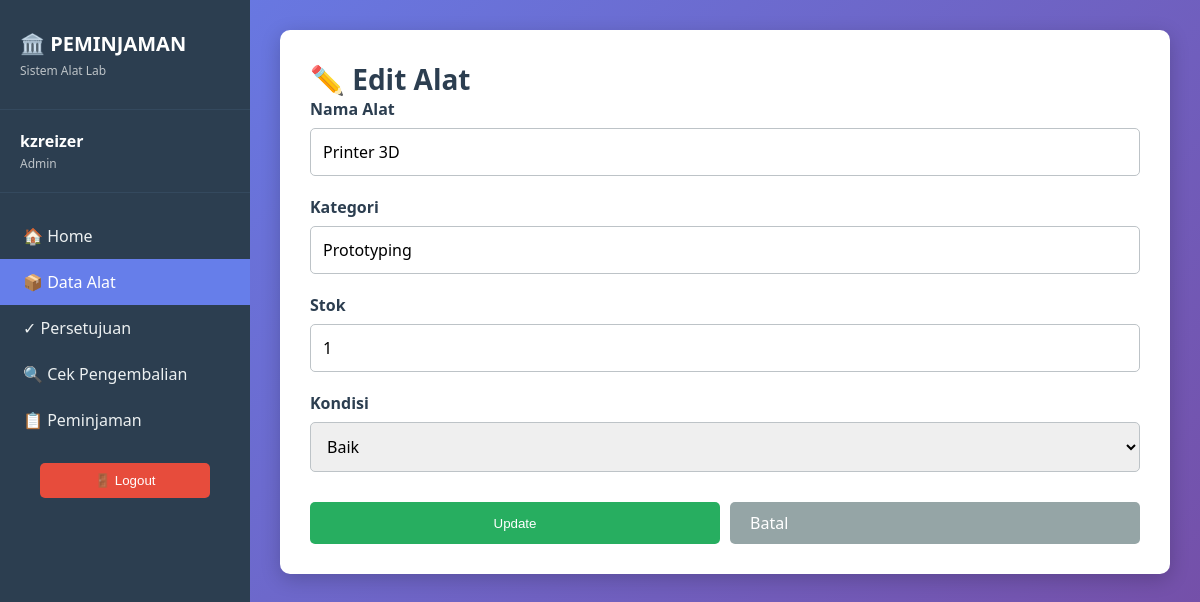
/peminjaman/index.php?page=alat&action=edit&id=2 (signed in), run on the app's committed database.
### tables this page shows
CREATE TABLE `alat` (
  `id` int NOT NULL,
  `nama` varchar(100) DEFAULT NULL,
  `kategori` varchar(50) DEFAULT NULL,
  `stok` int DEFAULT NULL,
  `kondisi` varchar(50) DEFAULT NULL
);

### peminjaman/app/controllers/AlatController.php (called while the page is built, shortened)
<?php
require_once __DIR__ . '/../models/AlatModel.php';
class AlatController {
  private $model;
  public function __construct() {
    $this->model = new AlatModel();
  }
  public function getAlat($id) {
    return $this->model->getById($id);
  }
}
?>

### peminjaman/app/models/AlatModel.php (called while the page is built, shortened)
<?php
require_once __DIR__ . '/../../config/database.php';
class AlatModel {
  private $conn;
  public function __construct() {
    global $conn;
    $this->conn = $conn;
  }
  public function getById($id) {
    $query = "SELECT * FROM alat WHERE id = ?";
    $stmt = mysqli_prepare($this->conn, $query);
    mysqli_stmt_bind_param($stmt, "i", $id);
    mysqli_stmt_execute($stmt);
    $result = mysqli_stmt_get_result($stmt);
    return mysqli_fetch_assoc($result);
  }
}
?>

### peminjaman/app/views/alat/edit.php (the view, shortened to what this page needs)
<h1>✏️ Edit Alat</h1>
<form method="POST" action="index.php?page=alat&action=edit">
  <div class="form-group">
    <label for="nama">Nama Alat</label>
    <input type="text" id="nama" name="nama" value="<?php echo htmlspecialchars($alat['nama']); ?>" required>
  </div>
  <div class="form-group">
    <label for="kategori">Kategori</label>
    <input type="text" id="kategori" name="kategori" value="<?php echo htmlspecialchars($alat['kategori']); ?>" required>
  </div>
  <div class="form-group">
    <label for="stok">Stok</label>
    <input type="number" id="stok" name="stok" value="<?php echo $alat['stok']; ?>" min="0" required>
  </div>
  <div class="form-group">
    <label for="kondisi">Kondisi</label>
    <select id="kondisi" name="kondisi" required>
      <option value="baik" <?php if ($alat['kondisi'] === 'baik') echo 'selected'; ?>>Baik</option>
    </select>
  </div>
  <div class="button-group">
    <button type="submit" class="btn btn-success">Update</button>
    <a href="index.php?page=alat" class="btn btn-secondary">Batal</a>
  </div>
</form>

### peminjaman/app/views/layout/master.php (style rules this page uses)
* { margin: 0; padding: 0; box-sizing: border-box; }
body { font-family: 'Segoe UI', Tahoma, Geneva, Verdana, sans-serif; background: linear-gradient(135deg, #667eea 0%, #764ba2 100%); min-height: 100vh; display: flex; }
h1 { color: #2c3e50; font-size: 28px; }
.btn { padding: 10px 20px; background: #667eea; color: white; border: none; border-radius: 5px; text-decoration: none; cursor: pointer; transition: all 0.3s; display: inline-block; }
.btn-secondary { background: #95a5a6; }
.btn-success { background: #27ae60; }
.form-group { margin-bottom: 20px; }
label { display: block; margin-bottom: 8px; color: #2c3e50; font-weight: bold; }
input[type="text"], input[type="password"], input[type="email"], input[type="date"], input[type="number"], select, textarea { width: 100%; padding: 12px; border: 1px solid #bdc3c7; border-radius: 5px; font-size: 16px; transition: border-color 0.3s; font-family: inherit; }
.button-group { display: flex; gap: 10px; margin-top: 30px; }
.button-group .btn { flex: 1; }

### data on the page
alat: nama "Printer 3D", kategori "Prototyping", stok "1", kondisi "Baik"

### other printed values
$_SESSION['user']['username'] "kzreizer"
$_SESSION['user']['role'] "Admin"
